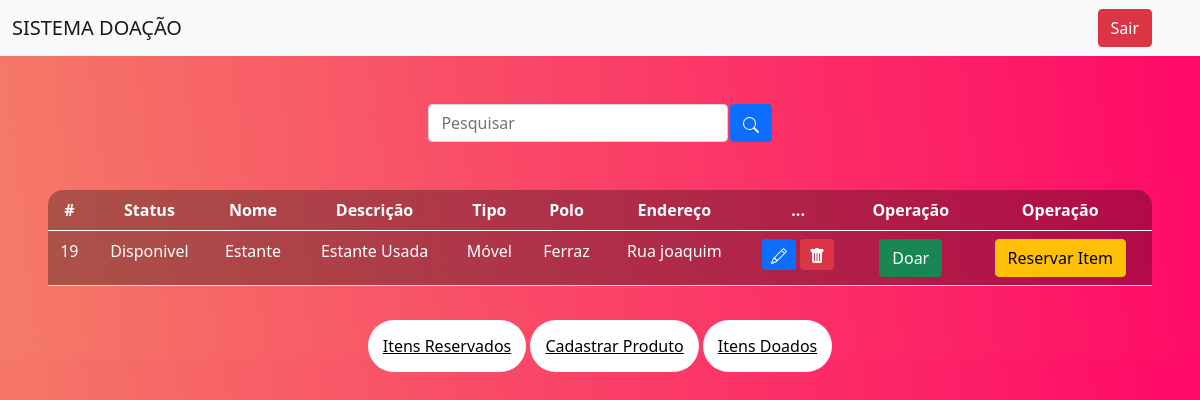
Screenshot of /funcionario/sistema.php with the database file from the repository.
### tables this page shows
CREATE TABLE `produto` (
  `idproduto` int(10) NOT NULL,
  `produtoname` varchar(200) NOT NULL,
  `descricao` varchar(200) NOT NULL,
  `tipo` varchar(200) NOT NULL,
  `polo` varchar(200) NOT NULL,
  `eProduct` varchar(200) NOT NULL,
  `status` varchar(50) DEFAULT NULL
);

### funcionario/sistema.php (the view, shortened to what this page needs)
<!DOCTYPE html>
<html lang="en">
<head>
    <link href="https://cdn.jsdelivr.net/npm/bootstrap@5.0.2/dist/css/bootstrap.min.css" rel="stylesheet">
</head>
<body>
<nav class="navbar navbar-expand-lg navbar-light bg-light">
        <div class="container-fluid">
            <a class="navbar-brand" href="#">SISTEMA DOAÇÃO</a>
        </div>
        <div class="d-flex">
            <a href="sair.php" class="btn btn-danger me-5">Sair</a>
        </div>
    </nav>
    <br>
    <br>
    <div class="box-search">
        <input type="search" class="form-control w-25" placeholder="Pesquisar" id="pesquisar">
        <button onclick="searchData()" class="btn btn-primary">
        </button>
    </div>
    <div class="m-5">
        <table class="table text-white table-bg">
            <thead>
                <tr>
                    <th scope="col">#</th>
                    <th scope="col">Status</th>
                    <th scope="col">Nome</th>
                    <th scope="col">Descrição</th>
                    <th scope="col">Tipo</th>
                    <th scope="col">Polo</th>
                    <th scope="col">Endereço</th>
                    <th scope="col">...</th>
                    <th scope="col">Operação</th>
                    <th scope="col">Operação</th>
                </tr>
            </thead>
            <tbody>
                <?php
                include_once "conexaoP.php";
                $sqlSelect = "SELECT * FROM produto WHERE status='Disponivel'";
                $resultado = mysqli_query($conn,$sqlSelect) or die("Erro ao retornar dados");
                 while ($registro = mysqli_fetch_array($resultado))
                {
                $id = $registro['idproduto'];
                $status = $registro['status'];
                $nome = $registro['produtoname'];
                $descricao = $registro['descricao'];
                $tipo = $registro['tipo'];
                $polo = $registro['polo'];
                $endereco = $registro['eProduct'];
                echo "<tr>";
                echo "<td>".$id."</td>";
                echo "<td>".$status."</td>";
                echo "<td>".$nome."</td>";
                echo "<td>".$descricao."</td>";
                echo "<td>".$tipo."</td>";
                echo "<td>".$polo."</td>";
                echo "<td>".$endereco."</td>";
                echo "<td>
                        <a class='btn btn-sm btn-primary' href='atualizarProd.php?id=$id' title='Editar'>
                            <svg xmlns='http://www.w3.org/2000/svg' width='16' height='16' fill='currentColor' class='bi bi-pencil' viewBox='0 0 16 16'>
                                <path d='M12.146.146a.5.5 0 0 1 .708 0l3 3a.5.5 0 0 1 0 .708l-10 10a.5.5 0 0 1-.168.11l-5 2a.5.5 0 0 1-.65-.65l2-5a.5.5 0 0 1 .11-.168l10-10zM11.207 2.5 13.5 4.793 14.793 3.5 12.5 1.207 11.207 2.5zm1.586 3L10.5 3.207 4 9.707V10h.5a.5.5 0 0 1 .5.5v.5h.5a.5.5 0 0 1 .5.5v.5h.293l6.5-6.5zm-9.761 5.175-.106.106-1.528 3.821 3.821-1.528.106-.106A.5.5 0 0 1 5 12.5V12h-.5a.5.5 0 0 1-.5-.5V11h-.5a.5.5 0 0 1-.468-.325z'/>
                            </svg>
                            </a>
                            <a class='btn btn-sm btn-danger' href='delete.php?id=$id' title='Deletar' >
                                <svg xmlns='http://www.w3.org/2000/svg' width='16' height='16' fill='currentColor' class='bi bi-trash-fill' viewBox='0 0 16 16'>
                                    <path d='M2.5 1a1 1 0 0 0-1 1v1a1 1 0 0 0 1 1H3v9a2 2 0 0 0 2 2h6a2 2 0 0 0 2-2V4h.5a1 1 0 0 0 1-1V2a1 1 0 0 0-1-1H10a1 1 0 0 0-1-1H7a1 1 0 0 0-1 1H2.5zm3 4a.5.5 0 0 1 .5.5v7a.5.5 0 0 1-1 0v-7a.5.5 0 0 1 .5-.5zM8 5a.5.5 0 0 1 .5.5v7a.5.5 0 0 1-1 0v-7A.5.5 0 0 1 8 5zm3 .5v7a.5.5 0 0 1-1 0v-7a.5.5 0 0 1 1 0z'/>
                                </svg>
                            </a>
                            </td>";
                            echo "<td><a href='produto.php?idproduto=". $registro['idproduto'] ."' class='btn btn-success'>Doar</a></td>";
                            echo "<td><a href='reservar/reservar.php?idproduto=". $registro['idproduto'] ."' class='btn btn-warning'>Reservar Item</a></td>";
                echo "</tr>";
 }
                    ?>
            </tbody>
        </table>
        </div>
            <a href="sistemaR.php" class="botaoEnviar">Itens Reservados</a>
            <a href="cadasProd.html" class="botaoEnviar">Cadastrar Produto</a>
            <a href="sistemaD.php" class="botaoEnviar">Itens Doados</a>
    <br/>
</body>
</html>

### funcionario/sistema.php (style rules this page uses)
body { background: linear-gradient(263.42deg, #FF0A67 1.87%, #F57B67 100%); color: white; text-align: center; }
.table-bg { background: rgba(0, 0, 0, 0.3); border-radius: 15px 15px 0 0; }
.box-search { display: flex; justify-content: center; gap: .1%; }
.botaoEnviar { background: white; width: 50%%; border-radius: 30px; padding: 15px; color: black; border: 0px; outline: 0; }

### rows the page displays
produto: idproduto "19", status "Disponivel", produtoname "Estante", descricao "Estante Usada", tipo "Móvel", polo "Ferraz", eProduct "Rua joaquim"
